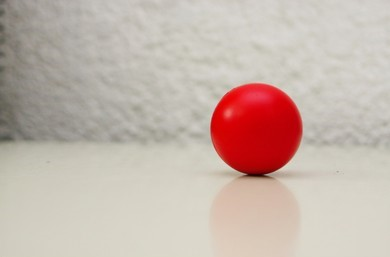
#> input picture red_ball.jpg, 390 x 257 px
$ python binarization.py
#> lines starting #> are read from the running program, lines starting #| are printed output that depends on the picture; after the words box and inside, x2 and y2 are one past the last pixel; in counts of white or black regions, pixels touching at a corner belong together
import cv2

# https://www.youtube.com/watch?v=VtVPLJODqKw&list=PLwfJJiO20qkDue05S5MNhgYNnClMVlagN&index=4
# 이진화 (black and white)

def nothing(x):
    pass

cv2.namedWindow('Binary')
cv2.createTrackbar('threshold', 'Binary', 0, 255, nothing)
cv2.setTrackbarPos('threshold', 'Binary', 97)

img_color = cv2.imread('red_ball.jpg', cv2.IMREAD_COLOR)
#> img_color is the input picture: shape (257, 390, 3); mean B, G, R 172.1, 181.1, 198

cv2.imshow("Color", img_color)
cv2.waitKey(0)

img_gray = cv2.cvtColor(img_color, cv2.COLOR_BGR2GRAY)
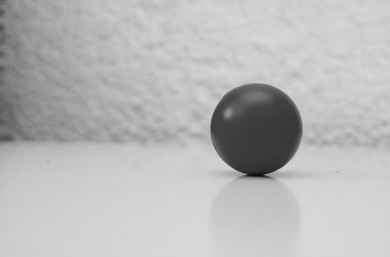
#> img_gray: shape (257, 390); min 13, max 217, mean 185.1
cv2.imshow('Gray', img_gray)
cv2.waitKey(0)

while(True):
    low = cv2.getTrackbarPos('threshold', 'Binary')
    ret,img_binary = cv2.threshold(img_gray, low, 255, cv2.THRESH_BINARY_INV)
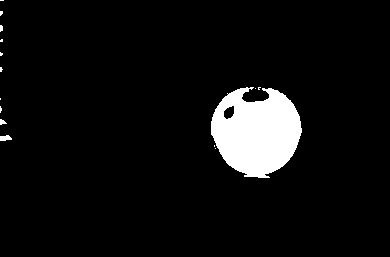
#> img_binary: shape (257, 390); 6.1% white; 15 white regions (12 under 20 px), largest, box (x1, y1, x2, y2) and area: (211, 87, 302, 178) 5934, (0, 135, 12, 141) 54, (0, 119, 7, 125) 26
#> ret = 97
    cv2.imshow('Binary', img_binary)

    img_result = cv2.bitwise_and(img_color, img_color, mask = img_binary)
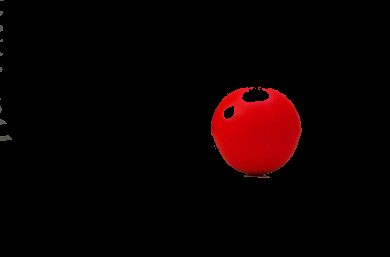
#> img_result: shape (257, 390, 3); mean B, G, R 0.9, 0.6, 11.7
    cv2.imshow('Result', img_result)
    if cv2.waitKey(1)&0xFF == 27:
#> (key Esc is pressed here)
        break

cv2.destroyAllWindows()
